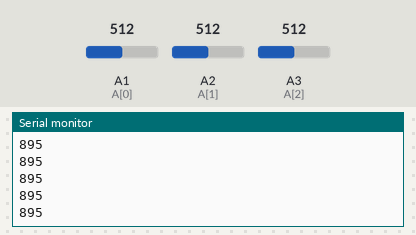
Recording of a sketch running on a simulated Arduino Uno, built with avr-gcc and run on an emulated ATmega328P. Parts: the last lines printed to the serial monitor. The inputs (shaded band) are chosen by the test bench; at power-on: A1 (A[0]) = 512, A2 (A[1]) = 512, A3 (A[2]) = 512. No radio packets arrive unless stated.

Above: at 2.9 s.
3.0 s: A1 (A[0]) set to 716
At 3.8 s:
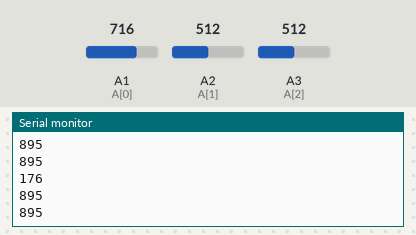
4.6 s: A2 (A[1]) set to 306
At 6.0 s:
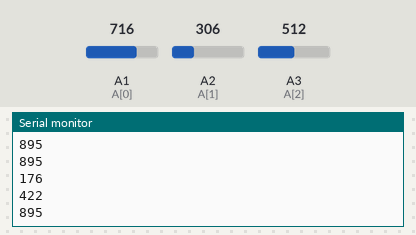
6.2 s: A3 (A[2]) set to 122
At 7.4 s:
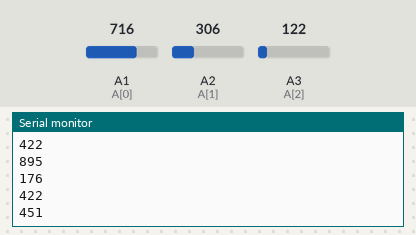
7.8 s: A3 (A[2]) set to 90
At 9.2 s:
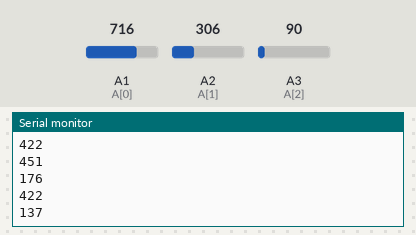
9.4 s: A1 (A[0]) set to 511
At 10.5 s:
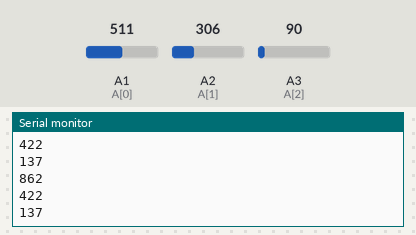
11.0 s: A2 (A[1]) set to 0
At 12.4 s:
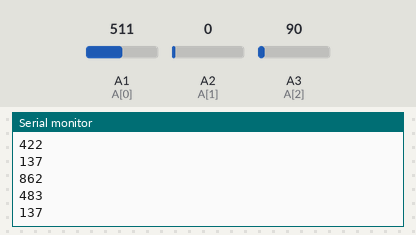
Timing chart, 0 to 13.6 s (numbered marks = the images above; inputs shaded):
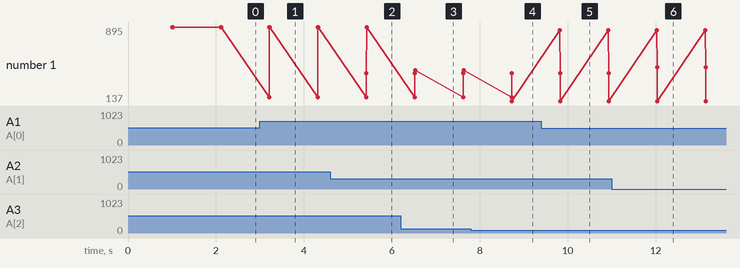

Measured:
- after the input at 3.0 s, the serial monitor: prints a new line after 0.21 s (image 1)
- after the input at 4.6 s, the serial monitor: prints a new line after 0.82 s (image 2)
- after the input at 6.2 s, the serial monitor: prints a new line after 0.33 s (image 3)
- after the input at 7.8 s, the serial monitor: prints a new line after 0.93 s (image 4)
- after the input at 9.4 s, the serial monitor: prints a new line after 0.42 s (image 5)
- after the input at 11.0 s, the serial monitor: prints a new line after 1.0 s (image 6)
- plotted number 1: 895 → 451 after the input at 6.2 s, 451 → 137 after the input at 7.8 s

The sketch:

MASTER_PUMPS_CIABATTA.ino
```cpp
/*BASE 00
  Arduino Wireless Network - Multiple NRF24L01 Tutorial
          == Base/ Master Node 00 ==
  by Dejan, www.HowToMechatronics.com
  Libraries:
  nRF24/RF24, https://github.com/nRF24/RF24
  nRF24/RF24Network, https://github.com/nRF24/RF24Network
*/


#include <RF24Network.h>
#include <RF24.h>
#include <SPI.h>
RF24 radio(10, 9);               // nRF24L01 (CE,CSN)
RF24Network network(radio);      // Include the radio in the network
const uint16_t this_node = 00;   // Address of this node in Octal format ( 04,031, etc)
const uint16_t pump = 01;      // Address of the other node in Octal format
const uint16_t screen = 02;
int esponente[2];
int pompa[2];
int tempo,ref;
  int data[5];

    int ACK,POMPA,SCHERMO;

int A[3]={A1,A2,A3};

void setup() {
  Serial.begin(9600);
  SPI.begin();
  radio.begin();
  network.begin(90, this_node);  //(channel, node address)
  radio.setDataRate(RF24_250KBPS);
radio.setChannel(124);

// DEFINIZIONE PIN
pinMode(A1,INPUT);
pinMode(A2,INPUT);
pinMode(A3,INPUT);


// CONTROLLO CRITICO


}
void loop() {

  network.update(); // FASE DI LETTURA DALLO SPAZIO CARICA IN BUFFER SEGNALI
  tempo=millis();
  ref=tempo;
 ACK=1;

//===== Receiving Response =====//

while(tempo-ref<1000){
 while ( network.available() ) {    // Is there any incoming data from 01


    ACK=1; // PARTO POSITIVO DICENDO TUTTO OK! CAMBIA SOLO SE IL PACCHETTO SMENTISCE
    POMPA=ACK;
    SCHERMO=ACK; // STESSA FILOSOFIA VA TUTTO BENE!
// LED 13 SPENTO

    RF24NetworkHeader header;

    network.read(header, &ACK, sizeof(ACK)); // Read the incoming data

   Serial.println(header.from_node); // STAMPA IL NODO DA CUI STAI RICEVNDO

   // GESTIONE DEL ACK MANDATO PER SCELTE FUTURE
   if (header.from_node== pump)// pompa)
   {POMPA=ACK;}
   else if (header.from_node==screen)//SCHERMO)
 {SCHERMO=ACK;}  //LED 13 ACCESO LO SCHERMO E' VIVO


  }

tempo=millis();
}


// ORA LA FASE DI LETTURA E' TERMINATA


// FASE DI LETTURA DATI
int i;
for (i=0;i<3;i++){
double temp[3];
temp[i]=analogRead(A[i]); // LETTURA 0-1023 0-5V su 2 pin

// ConversioneVolt_mbar (int pompa[i], int& pompa[i] , int& esponente[i]) {}
temp[i]=temp[i]*5/1023;
temp[i]=pow(10,(temp[i]-3.4251)/0.3027);
if (temp[i]<100){
  int j=0;// itera finchè pressure non diventa composto da 123.123 conta il numero di volte hai fatto per 10
  while(temp[i]<100){

        temp[i]=temp[i]*10;
        j++;
  }
esponente[i]=2-j;
pompa[i]=(int) temp[i];
Serial.println(pompa[i]);

}


// QUA DA AGGIUNGERE LA CONVERSIONE NEL CASO DI PRESSIONE MAGGIORE DI 100mbar!


}


  //===== Sending =====// CREO IL PACCHETTO
data[0]=ACK;
data[1]=pompa[0];
data[2]=esponente[0];

data[3]=pompa[1];
data[4]=esponente[1];


  // MESSAGE at Node 01  PUMP.
  RF24NetworkHeader header2(pump);     // (Address where the data is going)
  const int NUM = 1;//CODICE LEGGI, PARLA!
  bool ok1 = network.write(header2, &NUM, sizeof(NUM)); // Send the data


  // MESSAGE at Node 02 SCHERMO!!
  RF24NetworkHeader header3(screen);     // (Address where the data is going)

  bool ok2 = network.write(header3, &data, sizeof(data)); // Send the data


delay(100);


}
```
